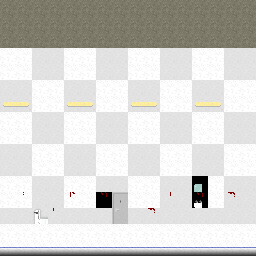

Below is a game level as drawn by its tile map, then a one-line description and the .tmx file that defines it, in full:
An orthogonal 16x16 tile map with 16x16 px tiles, 3 tile layers (Tile Layer 1, Tile Layer 3, Tile Layer 2), 5 tilesets.

<map version="1.9" tiledversion="1.9.2" orientation="orthogonal" renderorder="right-down" width="16" height="16" tilewidth="16" tileheight="16" infinite="0" nextlayerid="4" nextobjectid="1">
 <tileset firstgid="1" name="Main" tilewidth="16" tileheight="16" tilecount="1850" columns="50">
  <image source="horror_sidescroller_assets/tileset.png" width="800" height="600" />
 </tileset>
 <tileset firstgid="1851" name="Bath" tilewidth="16" tileheight="16" tilecount="1" columns="1">
  <image source="horror_sidescroller_assets/standalone_assets/commode.png" width="21" height="19" />
 </tileset>
 <tileset firstgid="1852" name="Door" tilewidth="16" tileheight="16" tilecount="2" columns="1">
  <image source="horror_sidescroller_assets/standalone_assets/door.png" width="18" height="32" />
 </tileset>
 <tileset firstgid="1854" name="Mirror" tilewidth="10" tileheight="10" tilecount="2" columns="1">
  <image source="horror_sidescroller_assets/standalone_assets/bathroom_mirror.png" width="15" height="21" />
 </tileset>
 <tileset firstgid="1856" name="Sink" tilewidth="10" tileheight="10" tilecount="2" columns="1">
  <image source="horror_sidescroller_assets/standalone_assets/bathroom_sink.png" width="14" height="20" />
 </tileset>
 <layer id="1" name="Tile Layer 1" width="16" height="16">
  <data encoding="csv">
1,1,1,1,1,1,1,1,1,1,1,1,1,1,1,1,
1,1,1,1,1,1,1,1,1,1,1,1,1,1,1,1,
1,1,1,1,1,1,1,1,1,1,1,1,1,1,1,1,
4,4,3,3,4,4,3,3,4,4,3,3,4,4,3,3,
4,4,3,3,4,4,3,3,4,4,3,3,4,4,3,3,
3,3,4,4,3,3,4,4,3,3,4,4,3,3,4,4,
3,3,4,4,3,3,4,4,3,3,4,4,3,3,4,4,
4,4,3,3,4,4,3,3,4,4,3,3,4,4,3,3,
4,4,3,3,4,4,3,3,4,4,3,3,4,4,3,3,
3,3,4,4,3,3,4,4,3,3,4,4,3,3,4,4,
3,3,4,4,3,3,4,4,3,3,4,4,3,3,4,4,
4,4,3,3,4,4,3,3,4,4,3,3,1854,4,3,3,
4,4,3,3,4,4,57,1852,4,4,3,3,1856,4,3,3,
3,3,3,3,3,3,3,1853,3,3,3,3,3,3,3,3,
4,4,4,4,4,4,4,4,4,4,4,4,4,4,4,4,
360,360,360,360,360,360,360,360,360,360,360,360,360,360,360,360
</data>
 </layer>
 <layer id="3" name="Tile Layer 3" width="16" height="16">
  <data encoding="csv">
0,0,0,0,0,0,0,0,0,0,0,0,0,0,0,0,
0,0,0,0,0,0,0,0,0,0,0,0,0,0,0,0,
0,0,0,0,0,0,0,0,0,0,0,0,0,0,0,0,
0,0,0,0,0,0,0,0,0,0,0,0,0,0,0,0,
0,0,0,0,0,0,0,0,0,0,0,0,0,0,0,0,
0,0,0,0,0,0,0,0,0,0,0,0,0,0,0,0,
0,0,0,0,0,0,0,0,0,0,0,0,0,0,0,0,
0,0,0,0,0,0,0,0,0,0,0,0,0,0,0,0,
0,0,0,0,0,0,0,0,0,0,0,0,0,0,0,0,
0,0,0,0,0,0,0,0,0,0,0,0,0,0,0,0,
0,0,0,0,0,0,0,0,0,0,0,0,0,0,0,0,
0,0,0,0,0,0,0,0,0,0,0,0,0,0,0,0,
0,59,0,0,67,0,64,59,0,0,63,0,64,0,73,0,
0,0,0,70,0,0,0,0,0,73,0,0,0,0,0,0,
0,0,0,0,0,0,0,0,0,0,0,0,0,0,0,0,
0,0,0,0,0,0,0,0,0,0,0,0,0,0,0,0
</data>
 </layer>
 <layer id="2" name="Tile Layer 2" width="16" height="16">
  <data encoding="csv">
0,0,0,0,0,0,0,0,0,0,0,0,0,0,0,0,
0,0,0,0,0,0,0,0,0,0,0,0,0,0,0,0,
0,0,0,0,0,0,0,0,0,0,0,0,0,0,0,0,
0,0,0,0,0,0,0,0,0,0,0,0,0,0,0,0,
0,0,0,0,0,0,0,0,0,0,0,0,0,0,0,0,
0,0,0,0,0,0,0,0,0,0,0,0,0,0,0,0,
107,108,0,0,107,108,0,0,107,108,0,0,107,108,0,0,
0,0,0,0,0,0,0,0,0,0,0,0,0,0,0,0,
0,0,0,0,0,0,0,0,0,0,0,0,0,0,0,0,
0,0,0,0,0,0,0,0,0,0,0,0,0,0,0,0,
0,0,0,0,0,0,0,0,0,0,0,0,0,0,0,0,
0,0,0,0,0,0,0,0,0,0,0,0,0,0,0,0,
0,0,0,0,0,0,0,1852,0,0,0,0,0,0,0,0,
0,0,1851,0,0,0,0,1853,0,0,0,0,0,0,0,0,
0,0,0,0,0,0,0,0,0,0,0,0,0,0,0,0,
0,0,0,0,0,0,0,0,0,0,0,0,0,0,0,0
</data>
 </layer>
</map>
